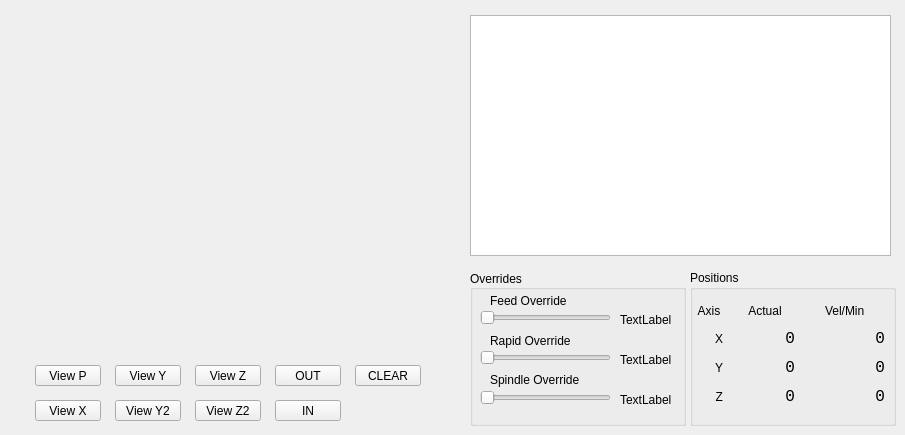
    <widget class="QWidget" name="gcode_tab">
     <attribute name="title">
      <string>G code</string>
     </attribute>
     <widget class="QPlainTextEdit" name="gcode_pte">
      <property name="geometry">
       <rect>
        <x>470</x>
        <y>15</y>
        <width>421</width>
        <height>241</height>
       </rect>
      </property>
      <property name="font">
       <font>
        <family>Latin Modern Mono</family>
        <pointsize>12</pointsize>
        <weight>75</weight>
        <bold>true</bold>
       </font>
      </property>
     </widget>
     <widget class="QGroupBox" name="groupBox_4">
      <property name="geometry">
       <rect>
        <x>470</x>
        <y>270</y>
        <width>216</width>
        <height>156</height>
       </rect>
      </property>
      <property name="title">
       <string>Overrides</string>
      </property>
      <property name="alignment">
       <set>Qt::AlignLeading|Qt::AlignLeft|Qt::AlignVCenter</set>
      </property>
      <widget class="QLabel" name="feedrate_lb">
       <property name="geometry">
        <rect>
         <x>150</x>
         <y>40</y>
         <width>51</width>
         <height>20</height>
        </rect>
       </property>
       <property name="text">
        <string>TextLabel</string>
       </property>
      </widget>
      <widget class="QLabel" name="label_15">
       <property name="geometry">
        <rect>
         <x>20</x>
         <y>60</y>
         <width>131</width>
         <height>21</height>
        </rect>
       </property>
       <property name="text">
        <string>Rapid Override</string>
       </property>
      </widget>
      <widget class="QLabel" name="spindle_override_0_lb">
       <property name="geometry">
        <rect>
         <x>150</x>
         <y>120</y>
         <width>51</width>
         <height>19</height>
        </rect>
       </property>
       <property name="text">
        <string>TextLabel</string>
       </property>
      </widget>
      <widget class="QSlider" name="spindle_override_sl">
       <property name="geometry">
        <rect>
         <x>10</x>
         <y>120</y>
         <width>131</width>
         <height>16</height>
        </rect>
       </property>
       <property name="orientation">
        <enum>Qt::Horizontal</enum>
       </property>
      </widget>
      <widget class="QLabel" name="label_12">
       <property name="geometry">
        <rect>
         <x>20</x>
         <y>20</y>
         <width>131</width>
         <height>21</height>
        </rect>
       </property>
       <property name="text">
        <string>Feed Override</string>
       </property>
      </widget>
      <widget class="QSlider" name="feed_override_sl">
       <property name="geometry">
        <rect>
         <x>10</x>
         <y>40</y>
         <width>131</width>
         <height>16</height>
        </rect>
       </property>
       <property name="orientation">
        <enum>Qt::Horizontal</enum>
       </property>
       <property name="tickPosition">
        <enum>QSlider::NoTicks</enum>
       </property>
       <property name="tickInterval">
        <number>0</number>
       </property>
      </widget>
      <widget class="QLabel" name="rapidrate_lb">
       <property name="geometry">
        <rect>
         <x>150</x>
         <y>80</y>
         <width>51</width>
         <height>19</height>
        </rect>
       </property>
       <property name="text">
        <string>TextLabel</string>
       </property>
      </widget>
      <widget class="QSlider" name="rapid_override_sl">
       <property name="geometry">
        <rect>
         <x>10</x>
         <y>80</y>
         <width>131</width>
         <height>16</height>
        </rect>
       </property>
       <property name="orientation">
        <enum>Qt::Horizontal</enum>
       </property>
      </widget>
      <widget class="QLabel" name="label_16">
       <property name="geometry">
        <rect>
         <x>20</x>
         <y>100</y>
         <width>131</width>
         <height>20</height>
        </rect>
       </property>
       <property name="text">
        <string>Spindle Override</string>
       </property>
      </widget>
      <widget class="QPushButton" name="pushButton_4">
       <property name="geometry">
        <rect>
         <x>20</x>
         <y>370</y>
         <width>96</width>
         <height>21</height>
        </rect>
       </property>
       <property name="text">
        <string>G0 X0 Y0 Z0</string>
       </property>
       <property name="function" stdset="0">
        <string>mdi</string>
       </property>
       <property name="command" stdset="0">
        <string>G0 X0 Y0 Z0</string>
       </property>
      </widget>
      <widget class="QPushButton" name="pushButton_5">
       <property name="geometry">
        <rect>
         <x>125</x>
         <y>370</y>
         <width>96</width>
         <height>21</height>
        </rect>
       </property>
       <property name="text">
        <string>G0 X0 Y0</string>
       </property>
       <property name="function" stdset="0">
        <string>mdi</string>
       </property>
       <property name="command" stdset="0">
        <string>G0 X0 Y0</string>
       </property>
      </widget>
     </widget>
     <widget class="QGroupBox" name="groupBox_15">
      <property name="geometry">
       <rect>
        <x>690</x>
        <y>270</y>
        <width>206</width>
        <height>156</height>
       </rect>
      </property>
      <property name="title">
       <string>Positions</string>
      </property>
      <widget class="QLabel" name="label_41">
       <property name="geometry">
        <rect>
         <x>5</x>
         <y>57</y>
         <width>28</width>
         <height>23</height>
        </rect>
       </property>
       <property name="text">
        <string>X</string>
       </property>
       <property name="alignment">
        <set>Qt::AlignRight|Qt::AlignTrailing|Qt::AlignVCenter</set>
       </property>
      </widget>
      <widget class="QLabel" name="label_46">
       <property name="geometry">
        <rect>
         <x>5</x>
         <y>86</y>
         <width>28</width>
         <height>23</height>
        </rect>
       </property>
       <property name="text">
        <string>Y</string>
       </property>
       <property name="alignment">
        <set>Qt::AlignRight|Qt::AlignTrailing|Qt::AlignVCenter</set>
       </property>
      </widget>
      <widget class="QLabel" name="joint_vel_min_0_lb">
       <property name="geometry">
        <rect>
         <x>135</x>
         <y>57</y>
         <width>60</width>
         <height>23</height>
        </rect>
       </property>
       <property name="minimumSize">
        <size>
         <width>60</width>
         <height>0</height>
        </size>
       </property>
       <property name="font">
        <font>
         <family>Monospace</family>
         <pointsize>12</pointsize>
        </font>
       </property>
       <property name="text">
        <string>0</string>
       </property>
       <property name="alignment">
        <set>Qt::AlignRight|Qt::AlignTrailing|Qt::AlignVCenter</set>
       </property>
       <property name="precision" stdset="0">
        <string>2</string>
       </property>
      </widget>
      <widget class="QLabel" name="label_50">
       <property name="geometry">
        <rect>
         <x>135</x>
         <y>30</y>
         <width>60</width>
         <height>21</height>
        </rect>
       </property>
       <property name="text">
        <string>Vel/Min</string>
       </property>
      </widget>
      <widget class="QLabel" name="label_51">
       <property name="geometry">
        <rect>
         <x>45</x>
         <y>30</y>
         <width>60</width>
         <height>21</height>
        </rect>
       </property>
       <property name="minimumSize">
        <size>
         <width>0</width>
         <height>0</height>
        </size>
       </property>
       <property name="text">
        <string>Actual</string>
       </property>
       <property name="alignment">
        <set>Qt::AlignCenter</set>
       </property>
      </widget>
      <widget class="QLabel" name="joint_vel_min_2_lb">
       <property name="geometry">
        <rect>
         <x>135</x>
         <y>115</y>
         <width>60</width>
         <height>23</height>
        </rect>
       </property>
       <property name="minimumSize">
        <size>
         <width>60</width>
         <height>0</height>
        </size>
       </property>
       <property name="font">
        <font>
         <family>Monospace</family>
         <pointsize>12</pointsize>
        </font>
       </property>
       <property name="text">
        <string>0</string>
       </property>
       <property name="alignment">
        <set>Qt::AlignRight|Qt::AlignTrailing|Qt::AlignVCenter</set>
       </property>
       <property name="precision" stdset="0">
        <string>2</string>
       </property>
      </widget>
      <widget class="QLabel" name="label_52">
       <property name="geometry">
        <rect>
         <x>5</x>
         <y>30</y>
         <width>28</width>
         <height>21</height>
        </rect>
       </property>
       <property name="text">
        <string>Axis</string>
       </property>
       <property name="alignment">
        <set>Qt::AlignCenter</set>
       </property>
      </widget>
      <widget class="QLabel" name="label_54">
       <property name="geometry">
        <rect>
         <x>5</x>
         <y>115</y>
         <width>28</width>
         <height>23</height>
        </rect>
       </property>
       <property name="text">
        <string>Z</string>
       </property>
       <property name="alignment">
        <set>Qt::AlignRight|Qt::AlignTrailing|Qt::AlignVCenter</set>
       </property>
      </widget>
      <widget class="QLabel" name="joint_vel_min_1_lb">
       <property name="geometry">
        <rect>
         <x>135</x>
         <y>86</y>
         <width>60</width>
         <height>23</height>
        </rect>
       </property>
       <property name="minimumSize">
        <size>
         <width>60</width>
         <height>0</height>
        </size>
       </property>
       <property name="font">
        <font>
         <family>Monospace</family>
         <pointsize>12</pointsize>
        </font>
       </property>
       <property name="text">
        <string>0</string>
       </property>
       <property name="alignment">
        <set>Qt::AlignRight|Qt::AlignTrailing|Qt::AlignVCenter</set>
       </property>
       <property name="precision" stdset="0">
        <string>2</string>
       </property>
      </widget>
      <widget class="QLabel" name="actual_lb_x">
       <property name="geometry">
        <rect>
         <x>45</x>
         <y>57</y>
         <width>60</width>
         <height>23</height>
        </rect>
       </property>
       <property name="minimumSize">
        <size>
         <width>60</width>
         <height>0</height>
        </size>
       </property>
       <property name="font">
        <font>
         <family>Monospace</family>
         <pointsize>12</pointsize>
        </font>
       </property>
       <property name="text">
        <string>0</string>
       </property>
       <property name="alignment">
        <set>Qt::AlignRight|Qt::AlignTrailing|Qt::AlignVCenter</set>
       </property>
      </widget>
      <widget class="QLabel" name="actual_lb_y">
       <property name="geometry">
        <rect>
         <x>45</x>
         <y>86</y>
         <width>60</width>
         <height>23</height>
        </rect>
       </property>
       <property name="minimumSize">
        <size>
         <width>60</width>
         <height>0</height>
        </size>
       </property>
       <property name="font">
        <font>
         <family>Monospace</family>
         <pointsize>12</pointsize>
        </font>
       </property>
       <property name="text">
        <string>0</string>
       </property>
       <property name="alignment">
        <set>Qt::AlignRight|Qt::AlignTrailing|Qt::AlignVCenter</set>
       </property>
      </widget>
      <widget class="QLabel" name="actual_lb_z">
       <property name="geometry">
        <rect>
         <x>45</x>
         <y>115</y>
         <width>60</width>
         <height>23</height>
        </rect>
       </property>
       <property name="minimumSize">
        <size>
         <width>60</width>
         <height>0</height>
        </size>
       </property>
       <property name="font">
        <font>
         <family>Monospace</family>
         <pointsize>12</pointsize>
        </font>
       </property>
       <property name="text">
        <string>0</string>
       </property>
       <property name="alignment">
        <set>Qt::AlignRight|Qt::AlignTrailing|Qt::AlignVCenter</set>
       </property>
      </widget>
     </widget>
     <widget class="QWidget" name="plot_widget" native="true">
      <property name="geometry">
       <rect>
        <x>5</x>
        <y>5</y>
        <width>456</width>
        <height>346</height>
       </rect>
      </property>
     </widget>
     <widget class="QPushButton" name="view_p_pb">
      <property name="geometry">
       <rect>
        <x>35</x>
        <y>365</y>
        <width>66</width>
        <height>21</height>
       </rect>
      </property>
      <property name="text">
       <string>View P</string>
      </property>
     </widget>
     <widget class="QPushButton" name="view_x_pb">
      <property name="geometry">
       <rect>
        <x>35</x>
        <y>400</y>
        <width>66</width>
        <height>21</height>
       </rect>
      </property>
      <property name="text">
       <string>View X</string>
      </property>
     </widget>
     <widget class="QPushButton" name="view_y2_pb">
      <property name="geometry">
       <rect>
        <x>115</x>
        <y>400</y>
        <width>66</width>
        <height>21</height>
       </rect>
      </property>
      <property name="text">
       <string>View Y2</string>
      </property>
     </widget>
     <widget class="QPushButton" name="view_y_pb">
      <property name="geometry">
       <rect>
        <x>115</x>
        <y>365</y>
        <width>66</width>
        <height>21</height>
       </rect>
      </property>
      <property name="text">
       <string>View Y</string>
      </property>
     </widget>
     <widget class="QPushButton" name="view_z_pb">
      <property name="geometry">
       <rect>
        <x>195</x>
        <y>365</y>
        <width>66</width>
        <height>21</height>
       </rect>
      </property>
      <property name="text">
       <string>View Z</string>
      </property>
     </widget>
     <widget class="QPushButton" name="view_z2_pb">
      <property name="geometry">
       <rect>
        <x>195</x>
        <y>400</y>
        <width>66</width>
        <height>21</height>
       </rect>
      </property>
      <property name="text">
       <string>View Z2</string>
      </property>
     </widget>
     <widget class="QPushButton" name="view_clear_pb">
      <property name="geometry">
       <rect>
        <x>355</x>
        <y>365</y>
        <width>66</width>
        <height>21</height>
       </rect>
      </property>
      <property name="text">
       <string>CLEAR</string>
      </property>
     </widget>
     <widget class="QPushButton" name="view_zoom_in_pb">
      <property name="geometry">
       <rect>
        <x>275</x>
        <y>400</y>
        <width>66</width>
        <height>21</height>
       </rect>
      </property>
      <property name="text">
       <string>IN</string>
      </property>
     </widget>
     <widget class="QPushButton" name="view_zoom_out_pb">
      <property name="geometry">
       <rect>
        <x>275</x>
        <y>365</y>
        <width>66</width>
        <height>21</height>
       </rect>
      </property>
      <property name="text">
       <string>OUT</string>
      </property>
     </widget>
    </widget>
